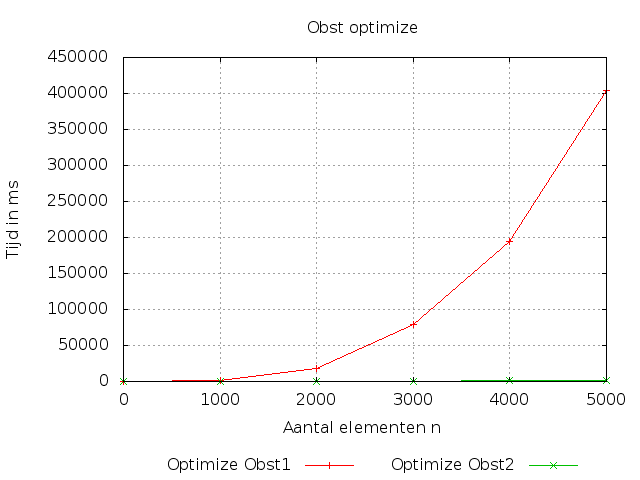

Write gnuplot code to recreate this figure.
#!/usr/bin/gnuplot
reset
set terminal png
set datafile separator ","
set title "Obst optimize"
set xlabel "Aantal elementen n"
set ylabel "Tijd in ms"
set autoscale
set key below
set grid

plot "obst_optimize.csv" using 1:3 title "Optimize Obst1" w lp, \
     "obst_optimize.csv" using 1:2 title "Optimize Obst2" w lp
